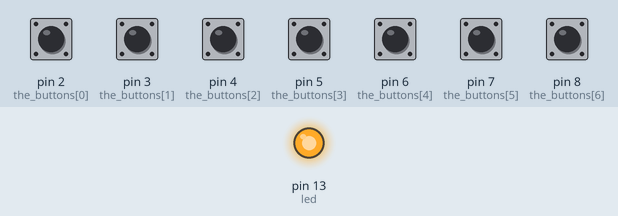
This sketch was run on a simulated Arduino Uno, built with avr-gcc and run on an emulated ATmega328P. Parts: output pins drawn as LEDs (lit = HIGH). The test bench sets the inputs (shaded band); at power-on: pin 2 (the_buttons[0]), pin 3 (the_buttons[1]), pin 4 (the_buttons[2]), pin 5 (the_buttons[3]), pin 6 (the_buttons[4]), pin 7 (the_buttons[5]), pin 8 (the_buttons[6]) LOW. What the sketch prints to the serial monitor is not drawn.

Above: at 0.1 s.
At 2.2 s:
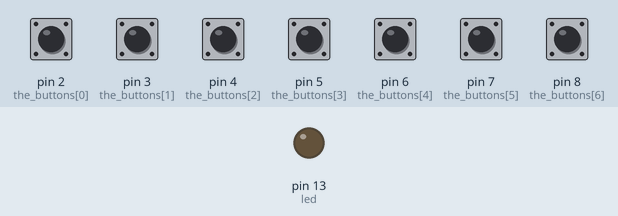
2.3 s: pin 2 (the_buttons[0]) pulled HIGH for 0.15 s
3.9 s: pin 3 (the_buttons[1]) pulled HIGH for 0.15 s
5.5 s: pin 4 (the_buttons[2]) pulled HIGH for 0.15 s
7.1 s: pin 5 (the_buttons[3]) pulled HIGH for 0.15 s
8.7 s: pin 6 (the_buttons[4]) pulled HIGH for 0.15 s
10.3 s: pin 7 (the_buttons[5]) pulled HIGH for 0.15 s
Timing chart, 0 to 12.9 s (numbered marks = the images above; inputs shaded):
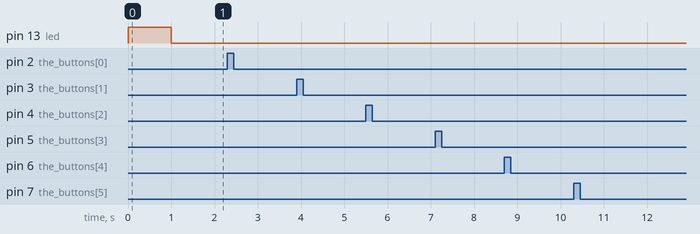

The sketch:

CTSB_firmware.ino
```cpp
//
//
//
int the_buttons[] = {
  2, 3, 4, 5, 6, 7, 8};
int led = 13;
int button_values[7];
// 2 second cool down inbetween button presses
int button_cool_down = 200;
int last_press[] = {
  0, 0, 0, 0, 0, 0, 0, 0
  };

void setup(){
  Serial.begin(57600);
  pinMode(led, OUTPUT);
  digitalWrite(led, HIGH);
  for (int i = 0; i < 8; i++){
    pinMode(the_buttons[i], INPUT);
  }
  delay(1000);
  digitalWrite(led, LOW);
}

void readButtons(){
  for (int i = 0; i < 7; i++){
    button_values[i] = digitalRead(the_buttons[i]);
    if (button_values[i] == 1){
      if (millis() > last_press[i] + button_cool_down){
        last_press[i] = millis();
        reportButtonStates();
      }
    }
  }
}

void reportButtonStates(){
  for (int i = 0; i < 8; i++){
    if (button_values[i] == 1){
       Serial.write(i);
    }
  }
}

void loop(){
  readButtons();
  delay(90);
}
```

Measured:
- after the input at 2.3 s, every drawn part: stays the same
- after the input at 3.9 s, every drawn part: stays the same
- after the input at 5.5 s, every drawn part: stays the same
- after the input at 7.1 s, every drawn part: stays the same
- after the input at 8.7 s, every drawn part: stays the same
- after the input at 10.3 s, every drawn part: stays the same
